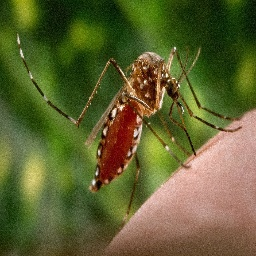
#> input picture data/raw/Mosquito Dataset Augmented/Aedes/Aedes10_noise.jpg, 256 x 256 px; its folder holds only this picture in this run
$ jupyter execute --allow-errors 01_EDA_IEEE.ipynb   (older library calls are emulated)
#> lines starting #> are read from the running program, lines starting #| are printed output that depends on the picture
# 🦟 VectorIA
## Análisis Exploratorio de Datos (EDA)
### Dataset 1: IEEE DataPort – Aedes y Culex

**Proyecto:** VectorIA – Asistente Inteligente para la Vigilancia del Dengue en Costa Rica

**Módulo:** CNN – Identificación de mosquitos

**Dataset:** Image Dataset of Aedes and Culex Mosquito Species

**Fuente:** [IEEE DataPort](https://ieee-dataport.org/open-access/image-dataset-aedes-and-culex-mosquito-species)

---

### Objetivo del análisis

Explorar las características del conjunto de imágenes de mosquitos Aedes y Culex, analizando su distribución por clases, dimensiones, formatos, calidad visual y posibles inconsistencias, con el propósito de identificar aspectos relevantes para el posterior entrenamiento de una red neuronal convolucional (CNN).

---

## 1. Importación de librerías

Se importan las librerías necesarias para la exploración, el análisis estadístico y la visualización de las imágenes del dataset.

[cell 1]
# Manejo de archivos y directorios
from pathlib import Path

# Análisis y manipulación de datos
import pandas as pd
import numpy as np

# Visualización de datos
import matplotlib.pyplot as plt

# Procesamiento y análisis de imágenes
from PIL import Image, ImageStat, ImageFilter

# Identificación de archivos duplicados
import hashlib

## 2. Exploración inicial del dataset

Se examina la estructura de directorios del dataset IEEE DataPort para identificar la organización de las imágenes correspondientes a las clases Aedes y Culex.

[cell 2]
# Ruta del dataset
ruta = Path("../../../data/raw/mosquitos/IEEE DataPort-Aedes y Culex")

# Mostrar carpetas principales
#> (the rest of this cell did not finish here and is left out)

## 3. Cantidad de imágenes por clase

Se contabiliza el número de imágenes de cada clase para conocer el tamaño del dataset y su distribución.

[cell 3]
# Contar imágenes por clase
conteo = {}

#> (the rest of this cell did not finish here and is left out)

## 4. Distribución porcentual de imágenes por clase

Se calcula el porcentaje de imágenes de Aedes y Culex respecto al total del dataset para analizar la proporción de cada clase.

#> (a cell that did not finish here is left out)

## 5. Visualización de imágenes por clase

Se visualizan ejemplos de imágenes de Aedes y Culex para observar sus características visuales, diferencias entre clases y condiciones generales de las fotografías.

[cell 5]
# Mostrar 5 imágenes de cada clase
fig, axes = plt.subplots(2, 5, figsize=(15, 7))

for fila, clase in enumerate(["Aedes", "Culex"]):
    imagenes = [
        archivo for archivo in (ruta / clase).rglob("*")
        if archivo.suffix.lower() in [".jpg", ".jpeg", ".png", ".webp"]
    ]

    for columna, archivo in enumerate(imagenes[:5]):
        with Image.open(archivo) as img:
#> img is the input picture: PIL image 256x256 RGB; mean R, G, B 95.5, 98.3, 49.7
            axes[fila, columna].imshow(img.convert("RGB"))

        axes[fila, columna].set_title(clase)
        axes[fila, columna].axis("off")

plt.suptitle("Muestras de imágenes por clase", fontsize=15)
plt.tight_layout()
plt.show()

## 6. Análisis de dimensiones de las imágenes

Se analizan las dimensiones (ancho y alto) de las imágenes para identificar diferencias de tamaño y determinar si será necesario estandarizarlas antes del entrenamiento de la CNN.

[cell 6]
# Obtener las dimensiones de todas las imágenes
dimensiones = []

for clase in ["Aedes", "Culex"]:
    for archivo in (ruta / clase).rglob("*"):
        if archivo.suffix.lower() in [".jpg", ".jpeg", ".png", ".webp"]:
            with Image.open(archivo) as img:
                ancho, alto = img.size
#> ancho = 256; alto = 256

            dimensiones.append({
                "Clase": clase,
                "Ancho": ancho,
                "Alto": alto
            })

# Crear DataFrame
df_dimensiones = pd.DataFrame(dimensiones)
#> df_dimensiones = table of 1 rows and 3 columns

# Mostrar estadísticas descriptivas
display(df_dimensiones.groupby("Clase")[["Ancho", "Alto"]].describe().round(2))

## 7. Análisis de resoluciones diferentes

Se identifican las resoluciones presentes en el dataset y la cantidad de imágenes correspondientes a cada una, con el fin de comprobar la uniformidad de sus dimensiones.

[cell 7]
# Contar imágenes por resolución
resoluciones = (
    df_dimensiones
    .groupby(["Ancho", "Alto"])
    .size()
    .reset_index(name="Cantidad")
    .sort_values("Cantidad", ascending=False)
)
#> resoluciones = table of 1 rows and 3 columns

display(resoluciones)

print("Total de resoluciones diferentes:", len(resoluciones))
#| Total de resoluciones diferentes: 1

## 8. Análisis de formatos de las imágenes

Se identifican los formatos de archivo presentes en el dataset (JPG, PNG, JPEG, entre otros) para comprobar su distribución y compatibilidad con el entrenamiento de la CNN.

[cell 8]
# Obtener los formatos de las imágenes
formatos = []

for clase in ["Aedes", "Culex"]:
    for archivo in (ruta / clase).rglob("*"):
        if archivo.is_file():
            formatos.append({
                "Clase": clase,
                "Formato": archivo.suffix.lower()
            })

# Crear DataFrame
df_formatos = pd.DataFrame(formatos)

# Contar archivos por formato y clase
tabla_formatos = pd.crosstab(
    df_formatos["Formato"],
    df_formatos["Clase"],
    margins=True
)

display(tabla_formatos)

## 9. Análisis de canales de color

Se identifican los modos de color de las imágenes (RGB, RGBA y escala de grises) para determinar si existe uniformidad y si será necesario realizar conversiones antes del entrenamiento de la CNN.

[cell 9]
# Identificar los modos de color
modos_color = []

for clase in ["Aedes", "Culex"]:
    for archivo in (ruta / clase).rglob("*"):
        if archivo.suffix.lower() in [".jpg", ".jpeg", ".png", ".webp"]:
            with Image.open(archivo) as img:
                modos_color.append({
                    "Clase": clase,
                    "Modo": img.mode
                })

# Crear DataFrame
df_colores = pd.DataFrame(modos_color)
#> df_colores = table of 1 rows and 2 columns

# Mostrar cantidad de imágenes por modo de color
tabla_colores = pd.crosstab(
    df_colores["Modo"],
    df_colores["Clase"],
    margins=True
)
#> tabla_colores = table of 2 rows and 2 columns

display(tabla_colores)

## 10. Análisis de brillo de las imágenes

Se calcula el brillo promedio de las imágenes de Aedes y Culex para identificar diferencias de iluminación y detectar fotografías demasiado oscuras o claras que podrían afectar el entrenamiento de la CNN.

[cell 10]
# Calcular el brillo promedio de cada imagen
brillos = []

for clase in ["Aedes", "Culex"]:
    for archivo in (ruta / clase).rglob("*"):
        if archivo.suffix.lower() in [".jpg", ".jpeg", ".png", ".webp"]:
            with Image.open(archivo) as img:
                imagen_gris = img.convert("L")
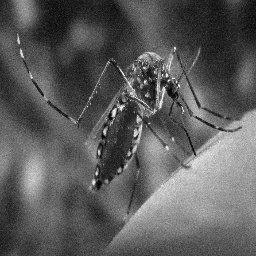
#> imagen_gris: PIL image 256x256 L; min 3, max 250, mean 91.9
                brillo = ImageStat.Stat(imagen_gris).mean[0]
#> brillo = 91.92

            brillos.append({
                "Clase": clase,
                "Brillo": brillo
            })

# Crear DataFrame
df_brillos = pd.DataFrame(brillos)
#> df_brillos = table of 1 rows and 2 columns

# Estadísticas descriptivas por clase
display(df_brillos.groupby("Clase")["Brillo"].describe().round(2))

# Visualizar distribución del brillo
plt.figure(figsize=(10, 5))

for clase in ["Aedes", "Culex"]:
    plt.hist(
        df_brillos[df_brillos["Clase"] == clase]["Brillo"],
        bins=20,
        alpha=0.6,
        label=clase
    )

plt.xlabel("Brillo promedio (0-255)")
plt.ylabel("Cantidad de imágenes")
plt.title("Distribución del brillo por clase")
plt.legend()
plt.show()
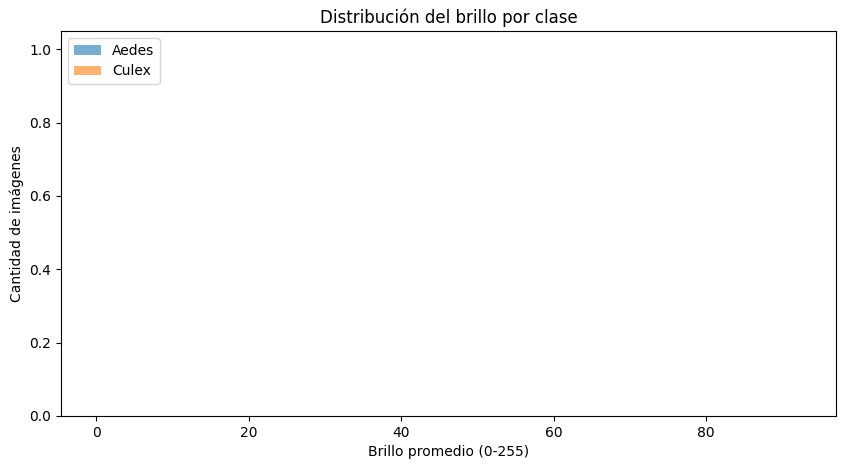
#> figure drawn by matplotlib, 1 panel; tallest bar 1 high, from x = 91.92 to 91.97

## 11. Análisis de calidad visual de las imágenes

Se evalúa la nitidez de las imágenes mediante la varianza del filtro Laplaciano, con el objetivo de identificar fotografías potencialmente borrosas que podrían dificultar el entrenamiento de la CNN.

[cell 11]
import cv2

# Calcular nitidez de las imágenes
nitidez = []

for clase in ["Aedes", "Culex"]:
    for archivo in (ruta / clase).rglob("*"):
        if archivo.suffix.lower() in [".jpg", ".jpeg", ".png", ".webp"]:
            with Image.open(archivo) as img:
                imagen = np.array(img.convert("L"))

            laplaciano = cv2.Laplacian(imagen, cv2.CV_64F)
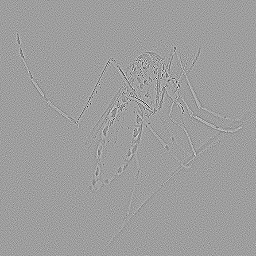
#> laplaciano: shape (256, 256) float64; min -608, max 375, mean 0; drawn with min black and max white
            valor_nitidez = laplaciano.var()
#> valor_nitidez = 2531.9

            nitidez.append({
                "Clase": clase,
                "Nitidez": valor_nitidez
            })

# Crear DataFrame
df_nitidez = pd.DataFrame(nitidez)
#> df_nitidez = table of 1 rows and 2 columns

# Estadísticas descriptivas
display(df_nitidez.groupby("Clase")["Nitidez"].describe().round(2))

# Distribución de nitidez
plt.figure(figsize=(10, 5))

for clase in ["Aedes", "Culex"]:
    plt.hist(
        df_nitidez[df_nitidez["Clase"] == clase]["Nitidez"],
        bins=30,
        alpha=0.6,
        label=clase
    )

plt.xlabel("Varianza del Laplaciano")
plt.ylabel("Cantidad de imágenes")
plt.title("Distribución de nitidez por clase")
plt.legend()
plt.show()
#> figure, not shown here; tallest bar 1 high, from x = 2531.9 to 2531.9
